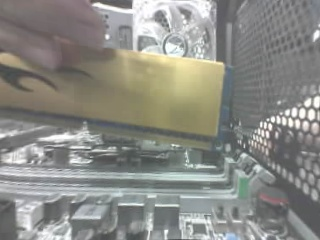
#> input picture assemble_table_pr2/script/line_test.jpg, 320 x 240 px
$ python threshold.py --image ../../../../assemble_table_pr2/script/line_test.jpg
#> lines starting #> are read from the running program, lines starting #| are printed output that depends on the picture; after the words box and inside, x2 and y2 are one past the last pixel; in counts of white or black regions, pixels touching at a corner belong together
import cv2
import argparse

parser = argparse.ArgumentParser()
parser.add_argument("--image")
parser.add_argument("--threshold", "-t", default=100, type = int)
args = parser.parse_args()

img = cv2.imread(args.image, 0)
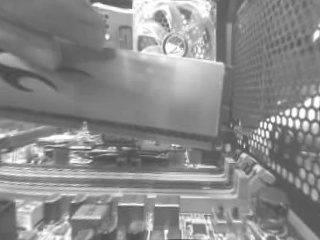
#> img: shape (240, 320); min 72, max 255, mean 138.9

threshold = args.threshold

ret, img_threshold = cv2.threshold(img, threshold, 255, cv2.THRESH_BINARY)
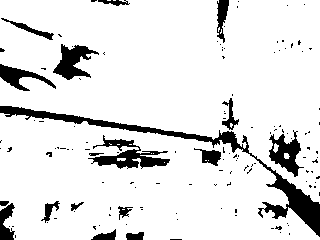
#> img_threshold: shape (240, 320); 88.6% white; 135 black regions (116 under 20 px), largest, box (x1, y1, x2, y2) and area: (0, 106, 320, 237) 3108, (88, 135, 170, 169) 1060, (53, 44, 99, 80) 792
#> ret = 100

cv2.imshow("img_thresh", img_threshold)
cv2.waitKey()
#> (the run stopped early here; a loop or call above may not have finished)
